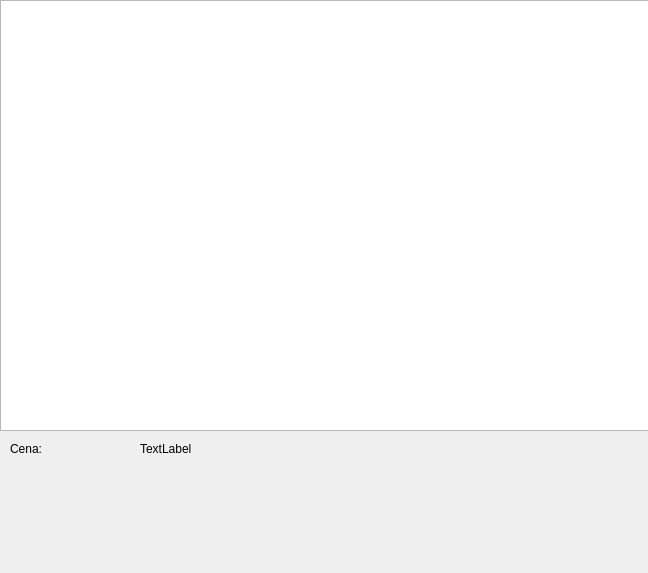
<?xml version="1.0" encoding="UTF-8"?>
<ui version="4.0">
 <class>ReceiptDialog</class>
 <widget class="QDialog" name="ReceiptDialog">
  <property name="geometry">
   <rect>
    <x>0</x>
    <y>0</y>
    <width>648</width>
    <height>573</height>
   </rect>
  </property>
  <property name="windowTitle">
   <string>Dialog</string>
  </property>
  <widget class="QLabel" name="label">
   <property name="geometry">
    <rect>
     <x>10</x>
     <y>440</y>
     <width>67</width>
     <height>17</height>
    </rect>
   </property>
   <property name="text">
    <string>Cena: </string>
   </property>
  </widget>
  <widget class="QLabel" name="priceLabel">
   <property name="geometry">
    <rect>
     <x>140</x>
     <y>440</y>
     <width>67</width>
     <height>17</height>
    </rect>
   </property>
   <property name="text">
    <string>TextLabel</string>
   </property>
  </widget>
  <widget class="QTextEdit" name="textEdit">
   <property name="geometry">
    <rect>
     <x>0</x>
     <y>0</y>
     <width>651</width>
     <height>431</height>
    </rect>
   </property>
  </widget>
 </widget>
 <resources/>
 <connections/>
</ui>
